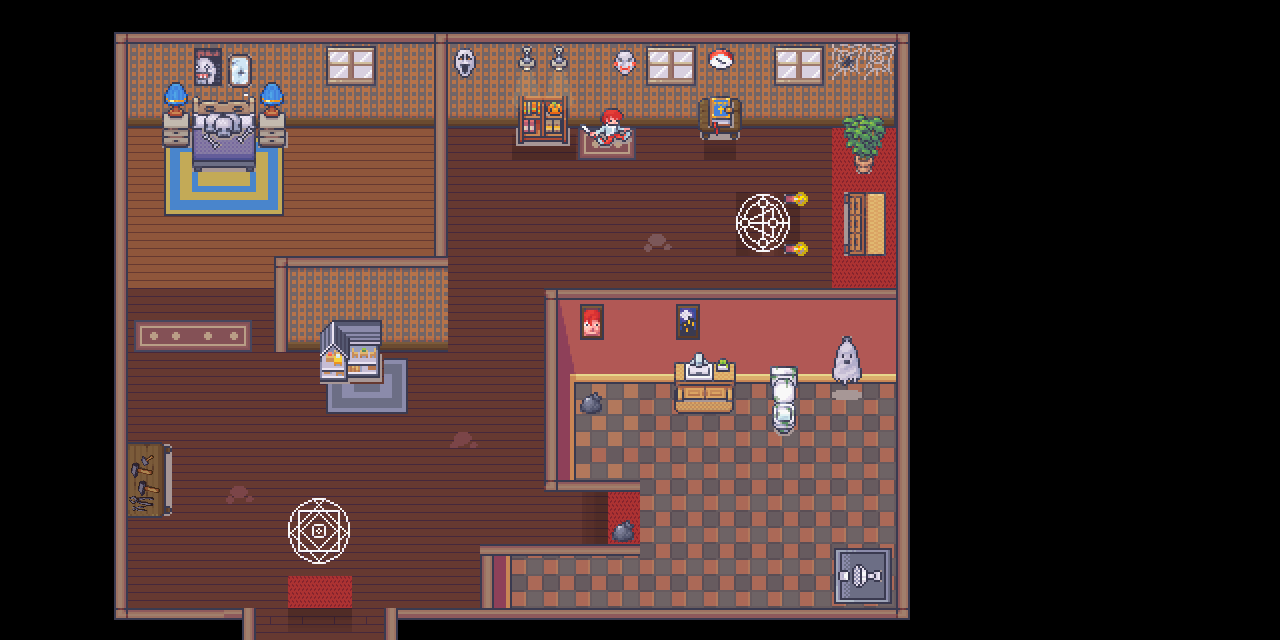

A 2D game scene composited from a Tiled map and its tileset images. What follows is a short description and the map's XML, with each tile layer's data collapsed to a summary:
An orthogonal 40x20 tile map with 32x32 px tiles, 7 tile layers (groundlayer, carpets, walllayer, walllayer2, ...), 10 tilesets and 1 object (start).

<map version="1.9" tiledversion="1.9.2" orientation="orthogonal" renderorder="right-down" width="40" height="20" tilewidth="32" tileheight="32" infinite="0" nextlayerid="9" nextobjectid="4">
 <editorsettings>
  <export target="mygame2.tmj" format="json" />
 </editorsettings>
 <tileset firstgid="1" name="Room_Builder_32x32" tilewidth="32" tileheight="32" tilecount="8284" columns="76">
  <image source="Room_Builder_32x32.png" width="2432" height="3488" />
 </tileset>
 <tileset firstgid="8285" name="Wood" tilewidth="32" tileheight="32" tilecount="8640" columns="180">
  <image source="Wood.png" width="5760" height="1536" />
 </tileset>
 <tileset firstgid="16925" name="3_Bathroom_32x32" tilewidth="32" tileheight="32" tilecount="896" columns="16">
  <image source="3_Bathroom_32x32.png" width="512" height="1792" />
  <tile id="386">
   <properties>
    <property name="Sink" type="bool" value="true" />
   </properties>
  </tile>
  <tile id="387">
   <properties>
    <property name="Sink" type="bool" value="true" />
   </properties>
  </tile>
  <tile id="402">
   <properties>
    <property name="Sink" type="bool" value="true" />
   </properties>
  </tile>
  <tile id="403">
   <properties>
    <property name="Sink" type="bool" value="true" />
   </properties>
  </tile>
  <tile id="789">
   <properties>
    <property name="Toilet" type="bool" value="true" />
   </properties>
  </tile>
  <tile id="805">
   <properties>
    <property name="Toilet" type="bool" value="true" />
   </properties>
  </tile>
  <tile id="821">
   <properties>
    <property name="Toilet" type="bool" value="true" />
   </properties>
  </tile>
 </tileset>
 <tileset firstgid="17821" name="4_Bedroom_32x32" tilewidth="32" tileheight="32" tilecount="1712" columns="16">
  <image source="4_Bedroom_32x32.png" width="512" height="3424" />
 </tileset>
 <tileset firstgid="19533" name="2_LivingRoom_32x32" tilewidth="32" tileheight="32" tilecount="720" columns="16">
  <image source="2_LivingRoom_32x32.png" width="512" height="1440" />
  <tile id="181">
   <properties>
    <property name="Closet" type="bool" value="true" />
   </properties>
  </tile>
  <tile id="182">
   <properties>
    <property name="Closet" type="bool" value="true" />
   </properties>
  </tile>
  <tile id="197">
   <properties>
    <property name="Closet" type="bool" value="true" />
   </properties>
  </tile>
  <tile id="198">
   <properties>
    <property name="Closet" type="bool" value="true" />
   </properties>
  </tile>
  <tile id="349">
   <properties>
    <property name="Plant" type="bool" value="true" />
   </properties>
  </tile>
  <tile id="350">
   <properties>
    <property name="Plant" type="bool" value="true" />
   </properties>
  </tile>
  <tile id="365">
   <properties>
    <property name="Plant" type="bool" value="true" />
   </properties>
  </tile>
  <tile id="366">
   <properties>
    <property name="Plant" type="bool" value="true" />
   </properties>
  </tile>
  <tile id="381">
   <properties>
    <property name="Plant" type="bool" value="true" />
   </properties>
  </tile>
  <tile id="382">
   <properties>
    <property name="Plant" type="bool" value="true" />
   </properties>
  </tile>
 </tileset>
 <tileset firstgid="20253" name="1_Generic_32x32" tilewidth="32" tileheight="32" tilecount="1248" columns="16">
  <image source="1_Generic_32x32.png" width="512" height="2496" />
 </tileset>
 <tileset firstgid="21501" name="Carpet" tilewidth="32" tileheight="32" tilecount="960" columns="60">
  <image source="Carpet.png" width="1920" height="512" />
 </tileset>
 <tileset firstgid="22461" name="11_Halloween_32x32" tilewidth="32" tileheight="32" tilecount="976" columns="16">
  <image source="11_Halloween_32x32.png" width="512" height="1952" />
  <tile id="174">
   <properties>
    <property name="Ghost" type="bool" value="true" />
   </properties>
  </tile>
  <tile id="190">
   <properties>
    <property name="Ghost" type="bool" value="true" />
   </properties>
  </tile>
  <tile id="206">
   <properties>
    <property name="Ghost" type="bool" value="true" />
   </properties>
  </tile>
  <tile id="356">
   <properties>
    <property name="Scarydoll" type="bool" value="true" />
   </properties>
  </tile>
  <tile id="357">
   <properties>
    <property name="Scarydoll" type="bool" value="true" />
   </properties>
  </tile>
  <tile id="372">
   <properties>
    <property name="Scarydoll" type="bool" value="true" />
   </properties>
  </tile>
  <tile id="373">
   <properties>
    <property name="Scarydoll" type="bool" value="true" />
   </properties>
  </tile>
  <tile id="412">
   <properties>
    <property name="Book" type="bool" value="true" />
   </properties>
  </tile>
  <tile id="428">
   <properties>
    <property name="Book" type="bool" value="true" />
   </properties>
  </tile>
 </tileset>
 <tileset firstgid="23437" name="defimon1" tilewidth="32" tileheight="32" tilecount="10176" columns="96">
  <image source="defimon1.png" width="3072" height="3392" />
 </tileset>
 <tileset firstgid="33613" name="farming_fishing" tilewidth="32" tileheight="32" tilecount="400" columns="20">
  <image source="farming_fishing.png" width="640" height="640" />
 </tileset>
 <layer id="1" name="groundlayer" width="40" height="20">
  <data>[800 cells, 364 non-empty, 7 distinct tile ids]</data>
 </layer>
 <layer id="7" name="carpets" width="40" height="20">
  <data>[800 cells, 51 non-empty, 25 distinct tile ids]</data>
 </layer>
 <layer id="2" name="walllayer" width="40" height="20">
  <data>[800 cells, 168 non-empty, 16 distinct tile ids]</data>
 </layer>
 <layer id="5" name="walllayer2" width="40" height="20">
  <data>[800 cells, 188 non-empty, 17 distinct tile ids]</data>
 </layer>
 <layer id="6" name="walllayer3" width="40" height="20">
  <data>[800 cells, 45 non-empty, 15 distinct tile ids]</data>
 </layer>
 <layer id="3" name="itemlayer" width="40" height="20">
  <data>[800 cells, 159 non-empty, 92 distinct tile ids]</data>
 </layer>
 <layer id="4" name="itemlayer2" width="40" height="20">
  <data>[800 cells, 75 non-empty, 43 distinct tile ids]</data>
 </layer>
 <objectgroup id="8" name="objectLayer">
  <object id="1" name="start" x="318" y="584">
   <point />
  </object>
 </objectgroup>
</map>
